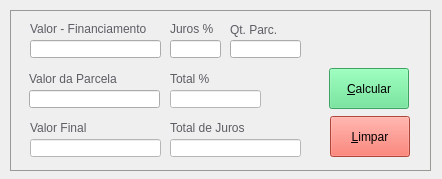
<?xml version="1.0" encoding="UTF-8"?>
<ui version="4.0">
 <class>Form</class>
 <widget class="QWidget" name="Form">
  <property name="windowModality">
   <enum>Qt::NonModal</enum>
  </property>
  <property name="geometry">
   <rect>
    <x>0</x>
    <y>0</y>
    <width>442</width>
    <height>179</height>
   </rect>
  </property>
  <property name="windowTitle">
   <string>Cálculo de Financiamento - Juros Compostos</string>
  </property>
  <property name="windowIcon">
   <iconset theme="applications-other"/>
  </property>
  <property name="windowOpacity">
   <double>0.980000000000000</double>
  </property>
  <widget class="QLineEdit" name="line_valor">
   <property name="geometry">
    <rect>
     <x>30</x>
     <y>40</y>
     <width>131</width>
     <height>18</height>
    </rect>
   </property>
   <property name="styleSheet">
    <string notr="true">color: rgb(61, 56, 70);</string>
   </property>
  </widget>
  <widget class="QLineEdit" name="line_juros">
   <property name="geometry">
    <rect>
     <x>170</x>
     <y>40</y>
     <width>51</width>
     <height>18</height>
    </rect>
   </property>
   <property name="styleSheet">
    <string notr="true">color: rgb(61, 56, 70);</string>
   </property>
  </widget>
  <widget class="QLineEdit" name="line_valor_financiamento">
   <property name="enabled">
    <bool>false</bool>
   </property>
   <property name="geometry">
    <rect>
     <x>30</x>
     <y>139</y>
     <width>131</width>
     <height>18</height>
    </rect>
   </property>
   <property name="styleSheet">
    <string notr="true">color: rgb(28, 113, 216);
background-color: rgb(255, 255, 255);
</string>
   </property>
  </widget>
  <widget class="QLabel" name="label">
   <property name="geometry">
    <rect>
     <x>30</x>
     <y>21</y>
     <width>140</width>
     <height>16</height>
    </rect>
   </property>
   <property name="styleSheet">
    <string notr="true">color: rgb(94, 92, 100);</string>
   </property>
   <property name="text">
    <string>Valor - Financiamento</string>
   </property>
  </widget>
  <widget class="QLabel" name="label_2">
   <property name="geometry">
    <rect>
     <x>170</x>
     <y>21</y>
     <width>61</width>
     <height>16</height>
    </rect>
   </property>
   <property name="styleSheet">
    <string notr="true">color: rgb(94, 92, 100);</string>
   </property>
   <property name="text">
    <string>Juros %</string>
   </property>
  </widget>
  <widget class="QLabel" name="label_3">
   <property name="geometry">
    <rect>
     <x>30</x>
     <y>120</y>
     <width>63</width>
     <height>16</height>
    </rect>
   </property>
   <property name="styleSheet">
    <string notr="true">color: rgb(94, 92, 100);</string>
   </property>
   <property name="text">
    <string>Valor Final</string>
   </property>
  </widget>
  <widget class="QLabel" name="label_4">
   <property name="geometry">
    <rect>
     <x>29</x>
     <y>71</y>
     <width>141</width>
     <height>16</height>
    </rect>
   </property>
   <property name="styleSheet">
    <string notr="true">color: rgb(94, 92, 100);</string>
   </property>
   <property name="text">
    <string>Valor da Parcela</string>
   </property>
  </widget>
  <widget class="QLineEdit" name="line_valor_parcelas">
   <property name="enabled">
    <bool>true</bool>
   </property>
   <property name="geometry">
    <rect>
     <x>29</x>
     <y>90</y>
     <width>131</width>
     <height>18</height>
    </rect>
   </property>
   <property name="styleSheet">
    <string notr="true">color: rgb(28, 113, 216);
</string>
   </property>
  </widget>
  <widget class="QPushButton" name="btn_calcular">
   <property name="geometry">
    <rect>
     <x>329</x>
     <y>68</y>
     <width>80</width>
     <height>41</height>
    </rect>
   </property>
   <property name="styleSheet">
    <string notr="true">QPushButton{
    background-color: rgb(87, 227, 137);
}
QPushButton:hover {    
	background-color: rgb(38, 162, 105);
}
</string>
   </property>
   <property name="text">
    <string>&amp;Calcular</string>
   </property>
  </widget>
  <widget class="QFrame" name="frame">
   <property name="geometry">
    <rect>
     <x>10</x>
     <y>10</y>
     <width>421</width>
     <height>161</height>
    </rect>
   </property>
   <property name="styleSheet">
    <string notr="true">QFrame {
    border-width: 0.8px;
    border-style: solid;   	
	
	border-color: rgb(154, 153, 150);
}
</string>
   </property>
   <property name="frameShape">
    <enum>QFrame::StyledPanel</enum>
   </property>
   <property name="frameShadow">
    <enum>QFrame::Raised</enum>
   </property>
   <widget class="QPushButton" name="btn_limpar">
    <property name="geometry">
     <rect>
      <x>320</x>
      <y>106</y>
      <width>80</width>
      <height>41</height>
     </rect>
    </property>
    <property name="styleSheet">
     <string notr="true">QPushButton{    
	background-color: rgb(246, 97, 81);
}
QPushButton:hover { 
	background-color: rgb(165, 29, 45);
}
</string>
    </property>
    <property name="text">
     <string>&amp;Limpar</string>
    </property>
   </widget>
   <widget class="QLineEdit" name="line_parcelas">
    <property name="geometry">
     <rect>
      <x>220</x>
      <y>30</y>
      <width>71</width>
      <height>18</height>
     </rect>
    </property>
    <property name="styleSheet">
     <string notr="true">color: rgb(61, 56, 70);</string>
    </property>
   </widget>
   <widget class="QLabel" name="label_5">
    <property name="geometry">
     <rect>
      <x>220</x>
      <y>12</y>
      <width>60</width>
      <height>15</height>
     </rect>
    </property>
    <property name="styleSheet">
     <string notr="true">color: rgb(94, 92, 100);
border: none;

</string>
    </property>
    <property name="text">
     <string>Qt. Parc.</string>
    </property>
   </widget>
   <widget class="QLineEdit" name="line_valor_juros">
    <property name="enabled">
     <bool>false</bool>
    </property>
    <property name="geometry">
     <rect>
      <x>160</x>
      <y>129</y>
      <width>131</width>
      <height>18</height>
     </rect>
    </property>
    <property name="styleSheet">
     <string notr="true">color: rgb(237, 51, 59);
background-color: rgb(255, 255, 255);</string>
    </property>
   </widget>
   <widget class="QLabel" name="label_6">
    <property name="geometry">
     <rect>
      <x>160</x>
      <y>110</y>
      <width>131</width>
      <height>16</height>
     </rect>
    </property>
    <property name="styleSheet">
     <string notr="true">color: rgb(94, 92, 100);
border: none;</string>
    </property>
    <property name="text">
     <string>Total de Juros</string>
    </property>
   </widget>
   <widget class="QLineEdit" name="line_percentual">
    <property name="enabled">
     <bool>false</bool>
    </property>
    <property name="geometry">
     <rect>
      <x>160</x>
      <y>80</y>
      <width>91</width>
      <height>18</height>
     </rect>
    </property>
    <property name="styleSheet">
     <string notr="true">color: rgb(237, 51, 59);
background-color: rgb(255, 255, 255);</string>
    </property>
   </widget>
   <widget class="QLabel" name="label_7">
    <property name="geometry">
     <rect>
      <x>160</x>
      <y>61</y>
      <width>131</width>
      <height>16</height>
     </rect>
    </property>
    <property name="styleSheet">
     <string notr="true">color: rgb(94, 92, 100);
border: none;</string>
    </property>
    <property name="text">
     <string>Total %</string>
    </property>
   </widget>
  </widget>
  <zorder>frame</zorder>
  <zorder>line_valor</zorder>
  <zorder>line_juros</zorder>
  <zorder>line_valor_financiamento</zorder>
  <zorder>label</zorder>
  <zorder>label_2</zorder>
  <zorder>label_3</zorder>
  <zorder>label_4</zorder>
  <zorder>line_valor_parcelas</zorder>
  <zorder>btn_calcular</zorder>
 </widget>
 <tabstops>
  <tabstop>line_valor</tabstop>
  <tabstop>line_juros</tabstop>
  <tabstop>line_parcelas</tabstop>
  <tabstop>btn_calcular</tabstop>
  <tabstop>btn_limpar</tabstop>
  <tabstop>line_valor_parcelas</tabstop>
  <tabstop>line_valor_financiamento</tabstop>
  <tabstop>line_valor_juros</tabstop>
 </tabstops>
 <resources/>
 <connections/>
</ui>
